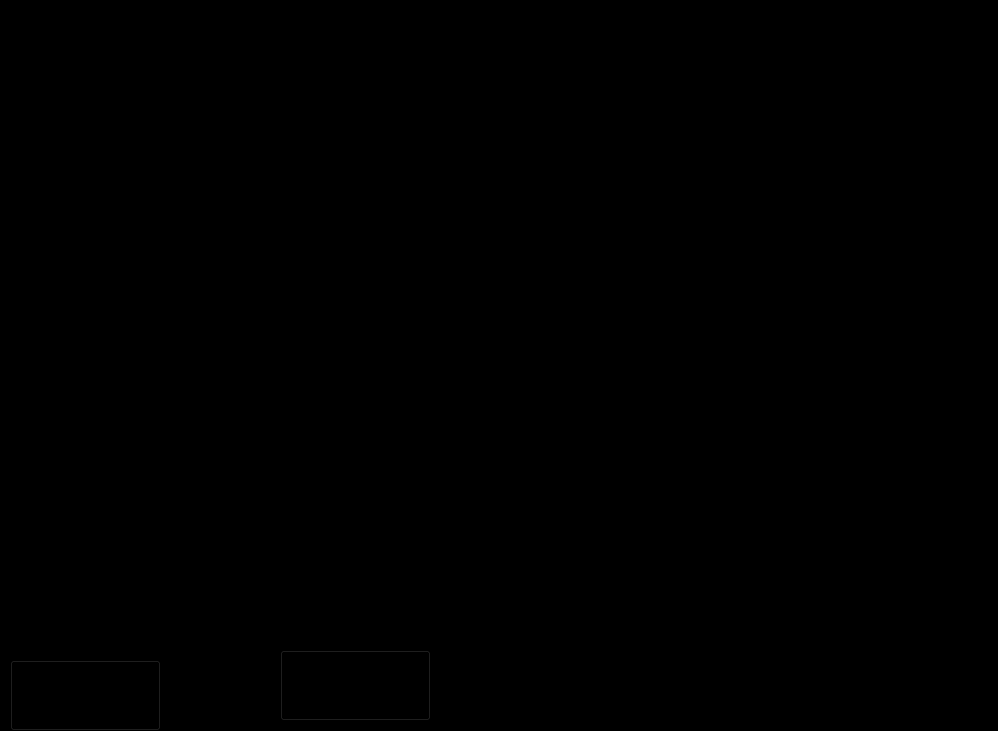
<?xml version="1.0" encoding="UTF-8"?>
<ui version="4.0">
 <class>Form</class>
 <widget class="QWidget" name="Form">
  <property name="geometry">
   <rect>
    <x>0</x>
    <y>0</y>
    <width>998</width>
    <height>731</height>
   </rect>
  </property>
  <property name="windowTitle">
   <string>Form</string>
  </property>
  <property name="styleSheet">
   <string notr="true">background-color: rgb(0, 0, 0);</string>
  </property>
  <widget class="QLabel" name="ironman">
   <property name="geometry">
    <rect>
     <x>620</x>
     <y>0</y>
     <width>381</width>
     <height>721</height>
    </rect>
   </property>
   <property name="text">
    <string/>
   </property>
   <property name="pixmap">
    <pixmap>../UI/ironman.png</pixmap>
   </property>
   <property name="scaledContents">
    <bool>true</bool>
   </property>
  </widget>
  <widget class="QLabel" name="camera">
   <property name="geometry">
    <rect>
     <x>6</x>
     <y>162</y>
     <width>611</width>
     <height>481</height>
    </rect>
   </property>
   <property name="text">
    <string/>
   </property>
   <property name="pixmap">
    <pixmap>../UI/fram1.png</pixmap>
   </property>
   <property name="scaledContents">
    <bool>true</bool>
   </property>
  </widget>
  <widget class="QLabel" name="login">
   <property name="geometry">
    <rect>
     <x>0</x>
     <y>640</y>
     <width>181</width>
     <height>121</height>
    </rect>
   </property>
   <property name="styleSheet">
    <string notr="true">background-color: transparent;</string>
   </property>
   <property name="text">
    <string/>
   </property>
   <property name="pixmap">
    <pixmap>../UI/login.png</pixmap>
   </property>
   <property name="scaledContents">
    <bool>true</bool>
   </property>
  </widget>
  <widget class="QLabel" name="label_5">
   <property name="geometry">
    <rect>
     <x>270</x>
     <y>630</y>
     <width>181</width>
     <height>121</height>
    </rect>
   </property>
   <property name="styleSheet">
    <string notr="true">background-color: transparent;</string>
   </property>
   <property name="text">
    <string/>
   </property>
   <property name="pixmap">
    <pixmap>../UI/exit.png</pixmap>
   </property>
   <property name="scaledContents">
    <bool>true</bool>
   </property>
  </widget>
  <widget class="QPushButton" name="loginbutton">
   <property name="geometry">
    <rect>
     <x>10</x>
     <y>660</y>
     <width>151</width>
     <height>71</height>
    </rect>
   </property>
   <property name="styleSheet">
    <string notr="true">background-color: transparent;</string>
   </property>
   <property name="text">
    <string/>
   </property>
  </widget>
  <widget class="QPushButton" name="exitbutton">
   <property name="geometry">
    <rect>
     <x>280</x>
     <y>650</y>
     <width>151</width>
     <height>71</height>
    </rect>
   </property>
   <property name="styleSheet">
    <string notr="true">background-color: transparent;</string>
   </property>
   <property name="text">
    <string/>
   </property>
  </widget>
  <widget class="QLabel" name="face">
   <property name="geometry">
    <rect>
     <x>10</x>
     <y>10</y>
     <width>601</width>
     <height>151</height>
    </rect>
   </property>
   <property name="text">
    <string/>
   </property>
   <property name="pixmap">
    <pixmap>../UI/face.png</pixmap>
   </property>
   <property name="scaledContents">
    <bool>true</bool>
   </property>
  </widget>
 </widget>
 <resources/>
 <connections/>
</ui>
